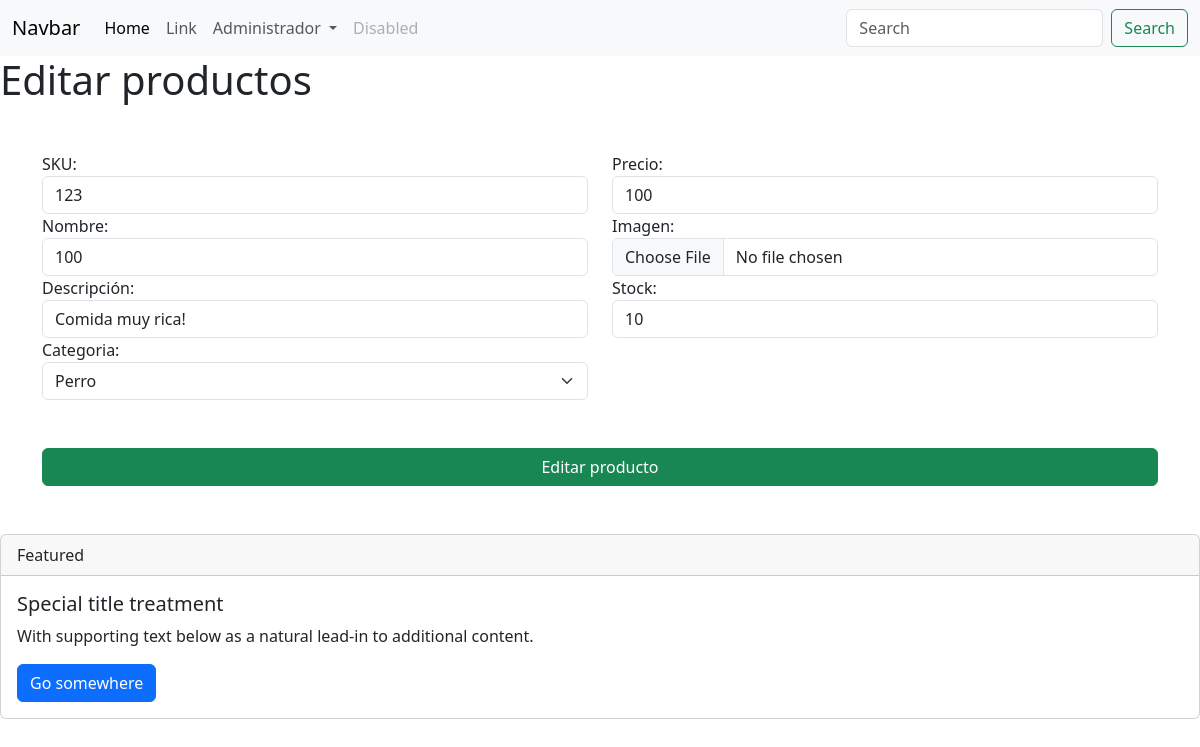
The app's page /editarProducto/123, older data.
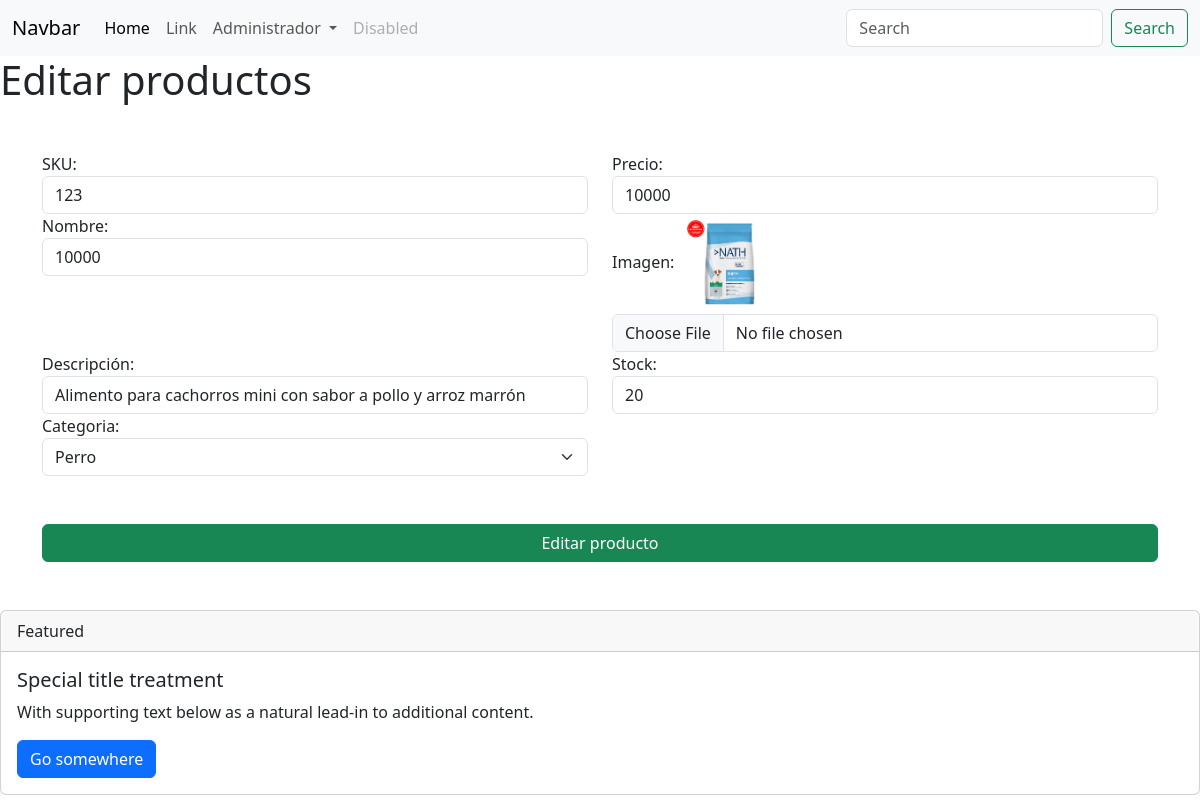
The same page, newer data.
### apps/Tienda/models.py (models this page shows, shortened)
class Producto(models.Model):
    sku = models.IntegerField(primary_key=True)
    precio = models.IntegerField()
    nombre = models.CharField(max_length=50)
    imagen = models.ImageField(upload_to="imagenesProducto")
    descripcion = models.CharField(max_length=200)
    stock = models.IntegerField()
    fechaAgregar = models.DateField(auto_now_add=True)
    categoria_id = models.ForeignKey(Categoria, on_delete=models.CASCADE)

class Categoria(models.Model):
    id_categoria = models.AutoField(primary_key=True)
    nombre = models.CharField(max_length=20)

### apps/Tienda/views.py (the view)
# urls.py: path('editarProducto/<sku>',views.cargarEditarProducto),
def cargarEditarProducto(request,sku):
    producto = Producto.objects.get(sku = sku)
    categorias = Categoria.objects.all()
    return render(request,"editarProducto.html",{"prod":producto,"cate":categorias})

### apps/Tienda/templates/editarProducto.html (shortened to what this page needs)
{% extends './base.html' %}
{% load static %}
{% block body %}
    <h1>Editar productos</h1>
    <div class="container mb-5 mt-5">
        <form id="formEditarProducto" action="/editarProductoForm" method="POST" enctype="multipart/form-data"> {% csrf_token %}
            <div class="row">
                <div class="col-md-6">
                    <label for="txtSku">SKU:</label>
                    <input value="{{prod.sku}}" name="txtSku" id="txtSku" class="form-control" type="text">
                </div>
                <div class="col-md-6">
                    <label for="txtPrecio">Precio:</label>
                    <input value="{{prod.precio}}" name="txtPrecio" id="txtPrecio" class="form-control" type="text">
                </div>
                <div class="col-md-6">
                    <label for="txtNombre">Nombre:</label>
                    <input value="{{prod.precio}}" name="txtNombre" id="txtNombre" class="form-control" type="text">
                </div>
                <div class="col-md-6">
                    <label for="txtImagen">Imagen:</label>
                    <img src="{{prod.imagen.url}}" height="100" alt="">
                    <input name="txtImagen" id="txtImagen" class="form-control" type="file">
                </div>
                <div class="col-md-6">
                    <label for="txtDescripcion">Descripción:</label>
                    <input value="{{prod.descripcion}}" name="txtDescripcion" id="txtDescripcion" class="form-control" type="text">
                </div>
                <div class="col-md-6">
                    <label for="txtStock">Stock:</label>
                    <input value="{{prod.stock}}" name="txtStock" id="txtStock" class="form-control" type="text">
                </div>
                <div class="col-md-6">
                    <label for="txtSku">Categoria:</label>
                    <select name="cmbCategoria" id="cmbCategoria" class="form-select" aria-label="Default select example">
                        {% for i in cate %}
                        <option value="{{i.id_categoria}}" {% if i.id_categoria == prod.categoria_id.id_categoria %} selected {% endif %} >{{i.nombre}}</option>
                        {% endfor %}
                      </select>
                </div>
            </div>
            <button class="btn btn-success mt-5 w-100">Editar producto</button>
        </form>
    </div>
{% endblock %}

Row changes from the older to the newer data that the page shows:
changed Producto "Perro": txtPrecio "100" → "10000"; txtNombre "100" → "10000"; imagen: picture added; txtDescripcion "Comida muy rica!" → "Alimento para cachorros mini con sabor a pollo y arroz marrón"; txtStock "10" → "20"
